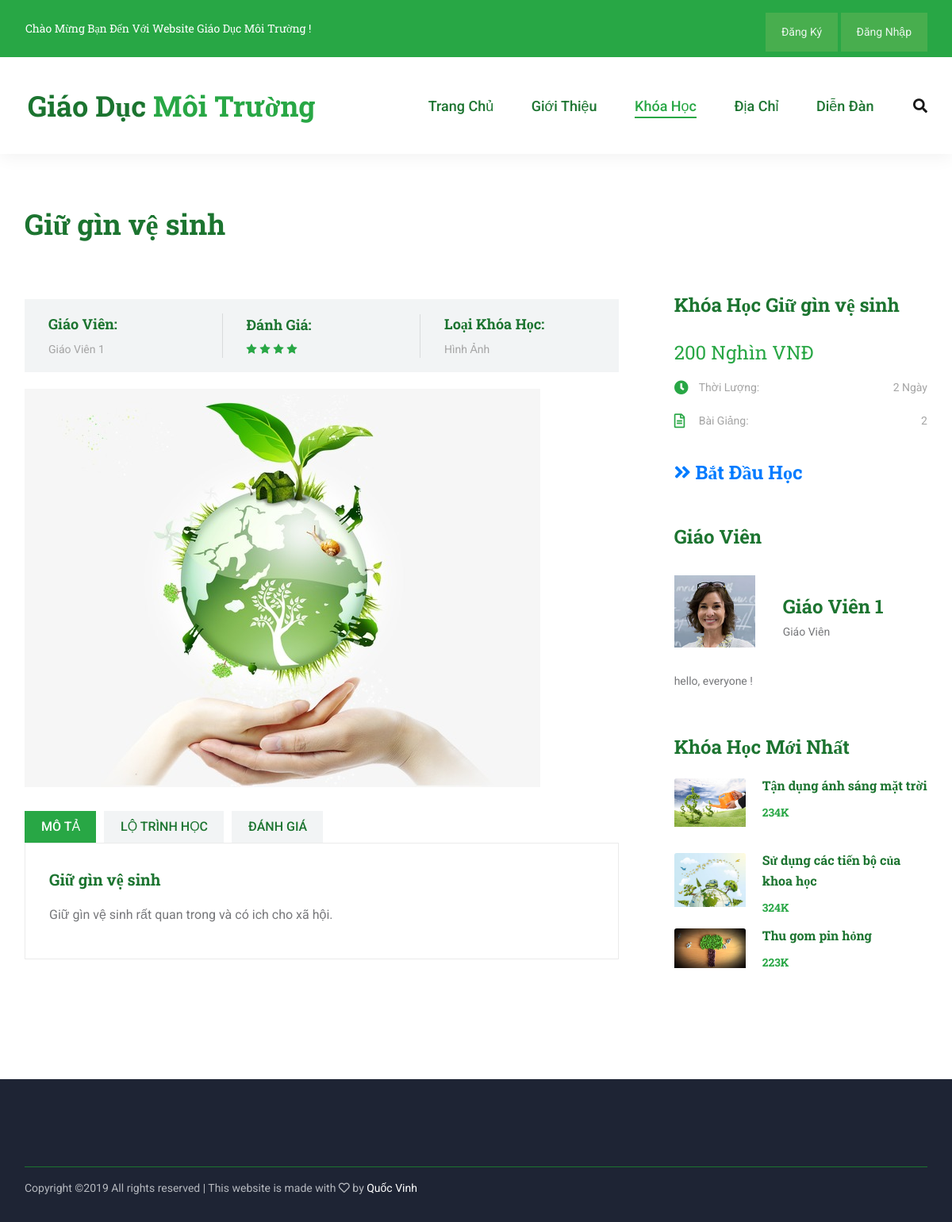
/chi_tiet_khoa_hoc.php?id_khoahoc=23, run on the app's committed database.
### tables this page shows
CREATE TABLE `quan_ly_khoa_hoc` (
  `id_quan_ly_kh` int(11) NOT NULL,
  `hinh_anh_khoa_hoc` varchar(250) NOT NULL,
  `ten_khoa_hoc` varchar(200) NOT NULL,
  `gia_khoa_hoc` varchar(100) NOT NULL,
  `loai_khoa_hoc` varchar(100) NOT NULL,
  `thoi_luong_khoa_hoc` varchar(100) NOT NULL,
  `bai_giang_khoa_hoc` varchar(100) NOT NULL,
  `lop_khoa_hoc` varchar(20) NOT NULL,
  `mo_ta_ngan_khoa_hoc` varchar(250) NOT NULL,
  `mo_ta_chi_tiet_khoa_hoc` varchar(500) NOT NULL
);

CREATE TABLE `quan_ly_giao_vien` (
  `id_quan_ly_gv` int(11) NOT NULL,
  `hinh_anh_giao_vien` varchar(255) NOT NULL,
  `ten_giao_vien` varchar(200) NOT NULL,
  `chuyen_nganh_giao_vien` varchar(100) NOT NULL,
  `truong_cua_giao_vien` varchar(255) NOT NULL,
  `mo_ta_them_giao_vien` varchar(500) NOT NULL
);

### modules/chi_tiet_khoa_hoc/course.php (the view, shortened to what this page needs)
<link rel="stylesheet" href="https://use.fontawesome.com/releases/v5.4.1/css/all.css">
<div class="course">
    <div class="container">
        <div class="row">
            <?php
                $id_khoahoc=$_GET['id_khoahoc'];
                include ('modules/xu_ly/config/config.php');
                $sql="select * from quan_ly_khoa_hoc where id_quan_ly_kh='$id_khoahoc'";
                $run=mysqli_query($conn,$sql);
                $dong=mysqli_fetch_array($run);
            ?>
            <?php
            $ten_khoa_hoc=$dong['ten_khoa_hoc'];
            $sql1="select * from quan_ly_giao_vien where ten_giao_vien=(select ten_giao_vien from quan_ly_khoa_hoc_cua_giao_vien where ten_khoa_hoc='$ten_khoa_hoc')";
            $run1=mysqli_query($conn,$sql1);
            $dong1=mysqli_fetch_array($run1)
            ?>
            <div class="col-lg-8">
                <div class="course_container">
                    <div class="course_title"><?php echo $dong['ten_khoa_hoc']; ?></div>
                    <div class="course_info d-flex flex-lg-row flex-column align-items-lg-center align-items-start justify-content-start">
                        <div class="course_info_item">
                            <div class="course_info_title">Giáo Viên:</div>
                            <div class="course_info_text"><?php echo $dong1['ten_giao_vien'];?></div>
                        </div>
                        <div class="course_info_item">
                            <?php
                            $id_khoahoc=$dong['id_quan_ly_kh'];
                            $query = mysqli_query($conn,"SELECT * FROM star where id_quan_ly_kh='$id_khoahoc'");
                            $temp=0;
                            while($data = mysqli_fetch_assoc($query)){
                                $temp=1;
                                $rate_db[] = $data;
                                $sum_rates[] = $data['rate'];
                            }
                            if($temp==1){
                                $rate_times = count($rate_db);
                                $sum_rates = array_sum($sum_rates);
                                $rate_value = $sum_rates/$rate_times;
                            }
                            ?>
                            <div class="course_info_title">Đánh Giá:</div>
                            <div class="rating_r rating_r_4">
                                <?php
                                if($rate_value==4){
                                    echo '<i></i><i></i><i></i><i></i>';
                                }
                                ?>
                            </div>
                        </div>
                        <div class="course_info_item">
                            <div class="course_info_title">Loại Khóa Học:</div>
                            <div class="course_info_text"><?php echo $dong['loai_khoa_hoc']; ?></div>
                        </div>
                    </div>
                    <div class="course_image"><img src="ajax/xu_ly/uploads/lop_<?php echo $dong['lop_khoa_hoc'];?>/<?php echo $dong['hinh_anh_khoa_hoc']; ?>" alt=""></div>
                    <div class="course_tabs_container">
                        <div class="tabs d-flex flex-row align-items-center justify-content-start">
                            <div class="tab active">Mô Tả</div>
                            <div class="tab">Lộ Trình Học</div>
                            <div class="tab">Đánh Giá</div>
                        </div>
                        <div class="tab_panels">
                            <div class="tab_panel active">
                                <div class="tab_panel_title"><?php echo $dong['ten_khoa_hoc']; ?></div>
                                <div class="tab_panel_content">
                                    <div class="tab_panel_text">
                                        <p><?php echo $dong['mo_ta_chi_tiet_khoa_hoc']; ?></p>
                                    </div>
                                </div>
                            </div>
                        </div>
                    </div>
                </div>
            </div>
            <div class="col-lg-4">
                <div class="sidebar">
                    <div class="sidebar_section">
                        <div class="sidebar_section_title">Khóa Học <?php echo $dong['ten_khoa_hoc']; ?></div>
                        <div class="sidebar_feature">
                            <div class="course_price"><?php echo $dong['gia_khoa_hoc']; ?> Nghìn VNĐ</div>
                            <div class="feature_list">
                                <div class="feature d-flex flex-row align-items-center justify-content-start">
                                    <div class="feature_title"><i class="fa fa-clock-o" aria-hidden="true"></i><span>Thời Lượng:</span></div>
                                    <div class="feature_text ml-auto"><?php echo $dong['thoi_luong_khoa_hoc']; ?> Ngày</div>
                                </div>
                                <div class="feature d-flex flex-row align-items-center justify-content-start">
                                    <div class="feature_title"><i class="far fa-file-alt" aria-hidden="true"></i><span>Bài Giảng:</span></div>
                                    <div class="feature_text ml-auto"><?php echo $dong['bai_giang_khoa_hoc']; ?></div>
                                </div>
                                <?php if(isset($_SESSION['dang_nhap']) || isset($_SESSION['dang_ky'])){?>
                                    <div class="sidebar_section_title"><a href="ajax/xu_ly/xu_ly_quan_ly_thanh_toan.php?id_khoahoc=<?php echo $dong['id_quan_ly_kh']; ?>&thanh_toan=1"><i class="fas fa-angle-double-right"></i> Bắt Đầu Học</a></div>
                                <?php }else{?>
                                    <div class="sidebar_section_title"><a href="index.php?alert=alert"><i class="fas fa-angle-double-right"></i> Bắt Đầu Học</a></div>
                                <?php }?>
                            </div>
                        </div>
                    </div>
                    <div class="sidebar_section">
                        <div class="sidebar_section_title">Giáo Viên</div>
                        <div class="sidebar_teacher">
                            <div class="teacher_title_container d-flex flex-row align-items-center justify-content-start">
                                <div class="teacher_image"><img src="ajax/xu_ly/uploads/giao_vien/<?php echo $dong1['hinh_anh_giao_vien'];?>" alt=""></div>
                                <div class="teacher_title">
                                    <div class="teacher_name"><a href="chi_tiet_giao_vien.php?id_giaovien=<?php echo $dong1['id_quan_ly_gv'];?>"><?php echo $dong1['ten_giao_vien'];?></a></div>
                                    <div class="teacher_position"><?php echo $dong1['chuyen_nganh_giao_vien'];?></div>
                                </div>
                            </div>
                            <div class="teacher_info">
                                <p><?php echo $dong1['mo_ta_them_giao_vien'];?></p>
                            </div>
                        </div>
                    </div>
                    <?php include ('modules/lop_1/courses/khoahoc_moi.php');?>
                </div>
            </div>
        </div>
    </div>
</div>

### modules/lop_1/courses/khoahoc_moi.php
<div class="sidebar_section">
    <div class="sidebar_section_title">Khóa Học Mới Nhất</div>
    <div class="sidebar_latest">
        <?php
        include ('modules/xu_ly/config/config.php');
        $sql="select * from quan_ly_khoa_hoc where id_quan_ly_kh>(select min(id_quan_ly_kh)+6 from quan_ly_khoa_hoc)";
        $run=mysqli_query($conn,$sql);
        ?>
        <?php
        $khoahoc_moi=1;
        while($dong=mysqli_fetch_array($run) and $khoahoc_moi<=3){
        ?>
        <div class="latest d-flex flex-row align-items-start justify-content-start">
            <div class="latest_image"><div><img src="ajax/xu_ly/uploads/lop_<?php echo $dong['lop_khoa_hoc'];?>/<?php echo $dong['hinh_anh_khoa_hoc'];?>" alt=""></div></div>
            <div class="latest_content">
                <div class="latest_title"><a href="chi_tiet_khoa_hoc.php?id_khoahoc=<?php echo $dong['id_quan_ly_kh'];?>"><?php echo $dong['ten_khoa_hoc'];?></a></div>
                <div class="latest_price"><?php echo $dong['gia_khoa_hoc']; ?>K</div>
            </div>
        </div>
            <?php
            $khoahoc_moi++;
        }
        ?>
    </div>
</div>

### data on the page
quan_ly_khoa_hoc: ten_khoa_hoc "Giữ gìn vệ sinh", loai_khoa_hoc "Hình Ảnh", hinh_anh_khoa_hoc (picture), mo_ta_chi_tiet_khoa_hoc "Giữ gìn vệ sinh rất quan trong và có ich cho xã hội.", gia_khoa_hoc "200", thoi_luong_khoa_hoc "2", bai_giang_khoa_hoc "2"
quan_ly_giao_vien: ten_giao_vien "Giáo Viên 1", hinh_anh_giao_vien (picture), chuyen_nganh_giao_vien "Giáo Viên", mo_ta_them_giao_vien "hello, everyone !"
quan_ly_khoa_hoc: hinh_anh_khoa_hoc (picture), ten_khoa_hoc "Tận dụng ánh sáng mặt trời", gia_khoa_hoc "234"
quan_ly_khoa_hoc: hinh_anh_khoa_hoc (picture), ten_khoa_hoc "Sử dụng các tiến bộ của khoa học", gia_khoa_hoc "324"
quan_ly_khoa_hoc: hinh_anh_khoa_hoc (placeholder picture), ten_khoa_hoc "Thu gom pin hỏng", gia_khoa_hoc "223"
